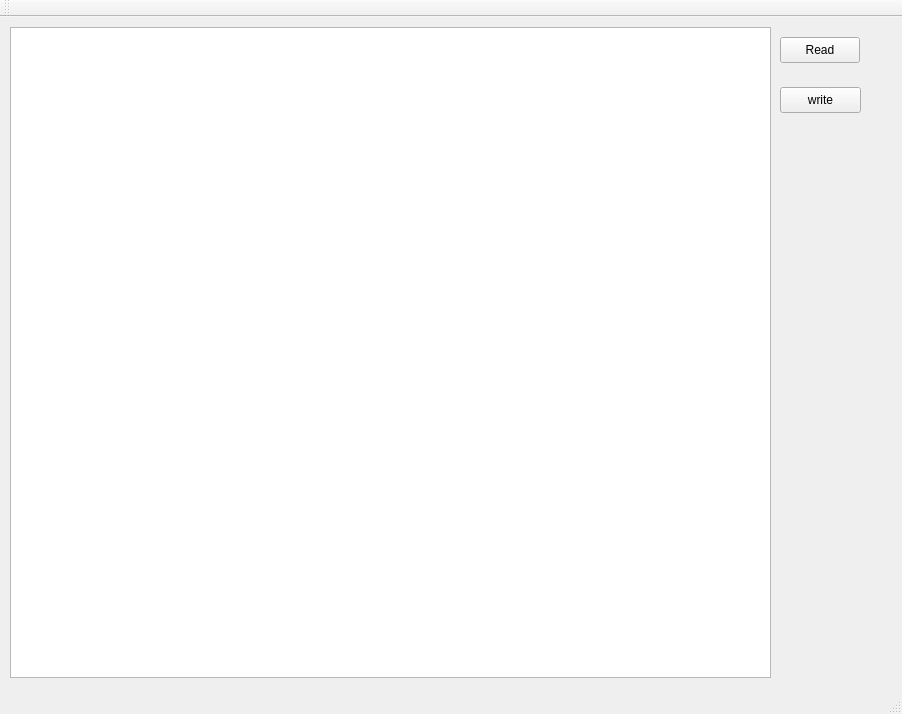
<?xml version="1.0" encoding="UTF-8"?>
<ui version="4.0">
 <class>MainWindow</class>
 <widget class="QMainWindow" name="MainWindow">
  <property name="geometry">
   <rect>
    <x>0</x>
    <y>0</y>
    <width>902</width>
    <height>714</height>
   </rect>
  </property>
  <property name="windowTitle">
   <string>MainWindow</string>
  </property>
  <widget class="QWidget" name="centralWidget">
   <widget class="QPushButton" name="pushButton">
    <property name="geometry">
     <rect>
      <x>780</x>
      <y>20</y>
      <width>80</width>
      <height>26</height>
     </rect>
    </property>
    <property name="text">
     <string>Read</string>
    </property>
   </widget>
   <widget class="QTreeView" name="treeView">
    <property name="geometry">
     <rect>
      <x>10</x>
      <y>10</y>
      <width>761</width>
      <height>651</height>
     </rect>
    </property>
    <property name="toolTipDuration">
     <number>-1</number>
    </property>
   </widget>
   <widget class="QPushButton" name="writeButton">
    <property name="geometry">
     <rect>
      <x>780</x>
      <y>70</y>
      <width>81</width>
      <height>26</height>
     </rect>
    </property>
    <property name="text">
     <string>write</string>
    </property>
   </widget>
  </widget>
  <widget class="QMenuBar" name="menuBar">
   <property name="geometry">
    <rect>
     <x>0</x>
     <y>0</y>
     <width>902</width>
     <height>23</height>
    </rect>
   </property>
  </widget>
  <widget class="QToolBar" name="mainToolBar">
   <attribute name="toolBarArea">
    <enum>TopToolBarArea</enum>
   </attribute>
   <attribute name="toolBarBreak">
    <bool>false</bool>
   </attribute>
  </widget>
  <widget class="QStatusBar" name="statusBar"/>
 </widget>
 <layoutdefault spacing="6" margin="11"/>
 <resources/>
 <connections/>
</ui>
